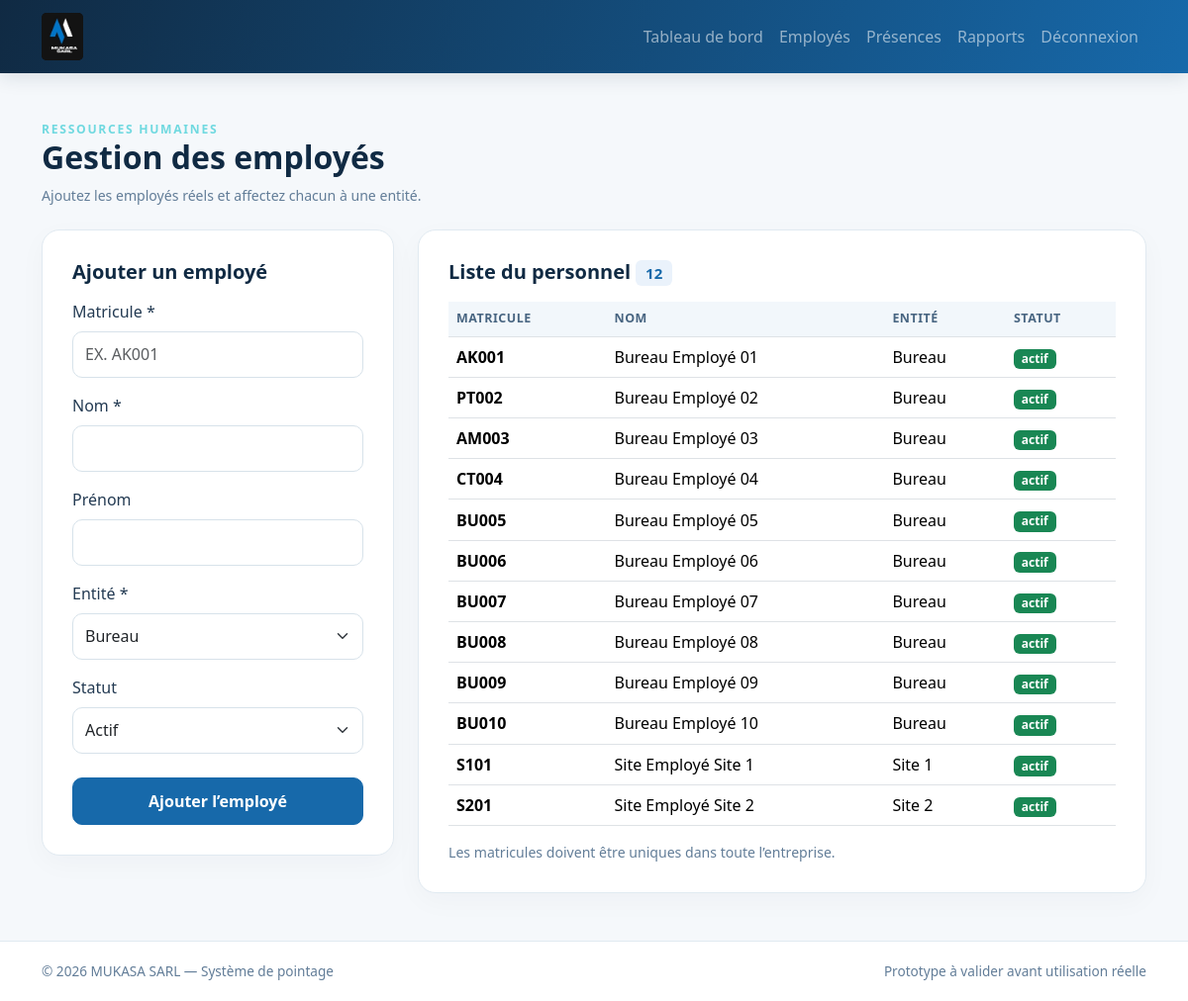
Screenshot of /employees.php (signed in) with the database file from the repository.
### tables this page shows
CREATE TABLE employees (
  id INT UNSIGNED AUTO_INCREMENT PRIMARY KEY,
  matricule VARCHAR(30) NOT NULL UNIQUE,
  nom VARCHAR(100) NOT NULL,
  prenom VARCHAR(100) NULL,
  entity_id INT UNSIGNED NOT NULL,
  statut ENUM('actif','inactif') NOT NULL DEFAULT 'actif',
  role ENUM('employe') NOT NULL DEFAULT 'employe',
  created_at TIMESTAMP NOT NULL DEFAULT CURRENT_TIMESTAMP,
  CONSTRAINT fk_employee_entity FOREIGN KEY(entity_id) REFERENCES entities(id)
);

CREATE TABLE entities (
  id INT UNSIGNED AUTO_INCREMENT PRIMARY KEY,
  code VARCHAR(20) NOT NULL UNIQUE,
  nom VARCHAR(100) NOT NULL,
  type_entite ENUM('bureau','site') NOT NULL,
  actif TINYINT(1) NOT NULL DEFAULT 1,
  created_at TIMESTAMP NOT NULL DEFAULT CURRENT_TIMESTAMP
);

### includes/bootstrap.php (called while the page is built, shortened)
<?php
function e(?string $v): string { return htmlspecialchars($v ?? '', ENT_QUOTES, 'UTF-8'); }

### employees.php (the view, shortened to what this page needs)
<?php
require_once __DIR__ . '/includes/bootstrap.php'; require_admin();
$entities=$pdo->query('SELECT id,nom FROM entities WHERE actif=1 ORDER BY id')->fetchAll();
$rows=$pdo->query('SELECT e.*,ent.nom entite FROM employees e JOIN entities ent ON ent.id=e.entity_id ORDER BY ent.id,e.nom,e.prenom')->fetchAll();
require __DIR__ . '/includes/header.php';
?>
<div class="mb-4"><div class="eyebrow">Ressources humaines</div><h1 class="h2 section-title">Gestion des employés</h1><p class="small-muted">Ajoutez les employés réels et affectez chacun à une entité.</p></div>
<div class="row g-4"><div class="col-lg-4"><section class="panel"><h2 class="h5 section-title mb-3">Ajouter un employé</h2><form method="post">
<label class="form-label">Matricule *</label><input class="form-control mb-3 text-uppercase" name="matricule" placeholder="Ex. AK001" required>
<label class="form-label">Nom *</label><input class="form-control mb-3" name="nom" required>
<label class="form-label">Prénom</label><input class="form-control mb-3" name="prenom">
<label class="form-label">Entité *</label><select class="form-select mb-3" name="entity_id" required><?php foreach($entities as $ent): ?><option value="<?= $ent['id'] ?>"><?= e($ent['nom']) ?></option><?php endforeach; ?></select>
<label class="form-label">Statut</label><select class="form-select mb-4" name="statut"><option value="actif">Actif</option><option value="inactif">Inactif</option></select>
<button class="btn btn-primary w-100">Ajouter l’employé</button></form></section></div>
<div class="col-lg-8"><section class="panel"><h2 class="h5 section-title mb-3">Liste du personnel <span class="badge pill-site"><?= count($rows) ?></span></h2><div class="table-responsive"><table class="table table-hover"><thead><tr><th>Matricule</th><th>Nom</th><th>Entité</th><th>Statut</th></tr></thead><tbody><?php foreach($rows as $r): ?><tr><td class="fw-semibold"><?= e($r['matricule']) ?></td><td><?= e(trim($r['prenom'].' '.$r['nom'])) ?></td><td><?= e($r['entite']) ?></td><td><span class="badge <?= $r['statut']==='actif'?'text-bg-success':'text-bg-secondary' ?>"><?= e($r['statut']) ?></span></td></tr><?php endforeach; ?></tbody></table></div><p class="small-muted mb-0">Les matricules doivent être uniques dans toute l’entreprise.</p></section></div></div>
<?php require __DIR__ . '/includes/footer.php'; ?>

### assets/css/style.css (style rules this page uses)
:root { --navy:#102a43;--blue:#1769aa;--cyan:#16a6b6;--ink:#243b53;--muted:#627d98;--pale:#f2f7fb }
* { box-sizing:border-box }
body { background:#f5f8fb;color:var(--ink);min-height:100vh;display:flex;flex-direction:column }
.eyebrow { font-size:.76rem;letter-spacing:1.7px;text-transform:uppercase;font-weight:800;color:#70d9e0 }
.panel,.stat-card { background:#fff;border:1px solid #e1eaf1;border-radius:18px;box-shadow:0 8px 28px #102a4308 }
.panel { padding:clamp(20px,3vw,30px) }
.form-control,.form-select { min-height:47px;border-color:#d7e2ea;border-radius:10px }
.btn { border-radius:10px;font-weight:650;padding:.7rem 1rem }
.btn-primary { background:var(--blue);border-color:var(--blue) }
.table { vertical-align:middle }
.table thead th { background:#f2f7fb;color:#486581;font-size:.78rem;text-transform:uppercase;letter-spacing:.5px;white-space:nowrap }
.small-muted { font-size:.88rem;color:var(--muted) }
.section-title { font-weight:800;color:var(--navy) }
.pill-site { background:#eaf2fb;color:#1769aa }

### rows the page displays
employees: matricule "AK001", prenom+nom "Bureau Employé 01", entity.nom "Bureau", statut "actif"
employees: matricule "PT002", prenom+nom "Bureau Employé 02", entity.nom "Bureau", statut "actif"
employees: matricule "AM003", prenom+nom "Bureau Employé 03", entity.nom "Bureau", statut "actif"
employees: matricule "CT004", prenom+nom "Bureau Employé 04", entity.nom "Bureau", statut "actif"
employees: matricule "BU005", prenom+nom "Bureau Employé 05", entity.nom "Bureau", statut "actif"
employees: matricule "BU006", prenom+nom "Bureau Employé 06", entity.nom "Bureau", statut "actif"
employees: matricule "BU007", prenom+nom "Bureau Employé 07", entity.nom "Bureau", statut "actif"
employees: matricule "BU008", prenom+nom "Bureau Employé 08", entity.nom "Bureau", statut "actif"
employees: matricule "BU009", prenom+nom "Bureau Employé 09", entity.nom "Bureau", statut "actif"
employees: matricule "BU010", prenom+nom "Bureau Employé 10", entity.nom "Bureau", statut "actif"
employees: matricule "S101", prenom+nom "Site Employé Site 1", entity.nom "Site 1", statut "actif"
employees: matricule "S201", prenom+nom "Site Employé Site 2", entity.nom "Site 2", statut "actif"

### other values shown
count($rows) "12"
form field entity_id "Bureau"
